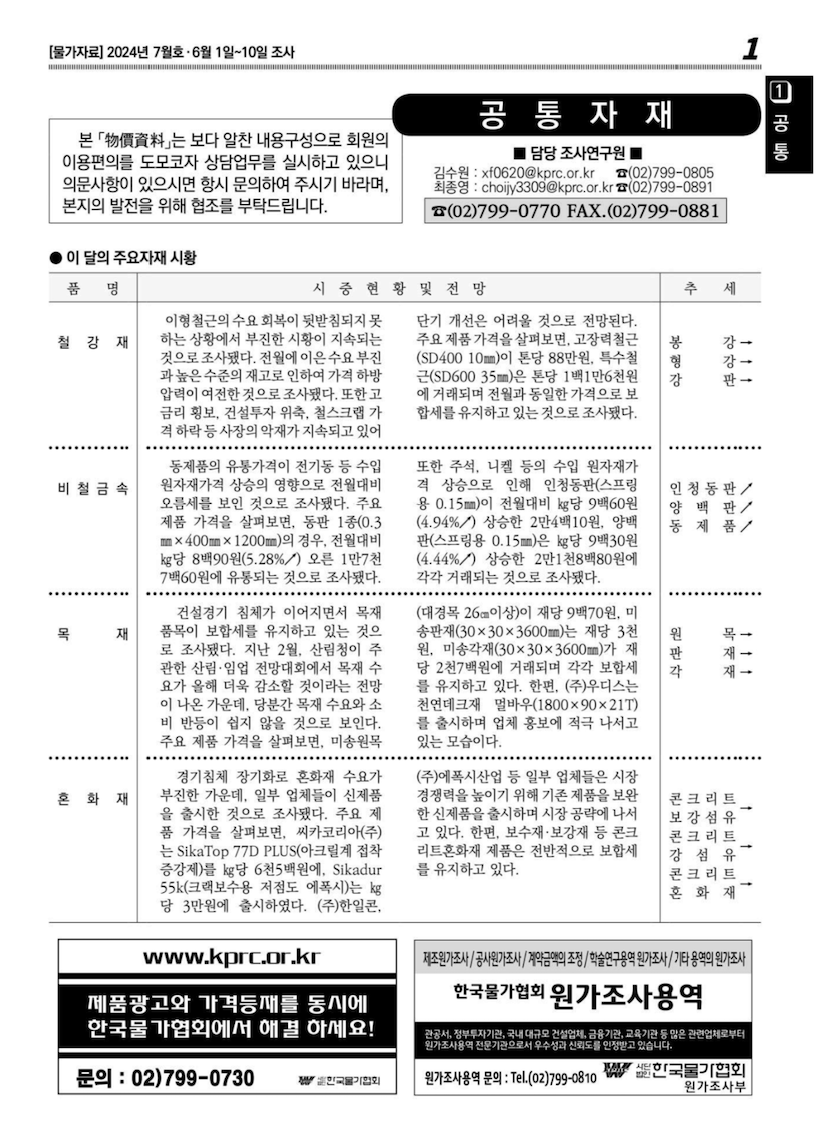
#> input picture OCR/test5.png, 830 x 1132 px, found by its file name
$ python text5.py
#> lines starting #> are read from the running program, lines starting #| are printed output that depends on the picture; after the words box and inside, x2 and y2 are one past the last pixel; in counts of white or black regions, pixels touching at a corner belong together
import cv2
import pytesseract
from pytesseract import Output

# Tesseract의 설치 경로를 지정 (경로는 설치 환경에 따라 다를 수 있습니다)
pytesseract.pytesseract.tesseract_cmd = r'/opt/homebrew/bin/tesseract'

def ocr_image(image_path):
    # 이미지 로드 및 전처리
    img = cv2.imread(image_path)
#> img is the input picture: shape (1132, 830, 3); mean B, G, R 223, 223, 223
    gray = cv2.cvtColor(img, cv2.COLOR_BGR2GRAY)
    thresh = cv2.threshold(gray, 0, 255, cv2.THRESH_BINARY + cv2.THRESH_OTSU)[1]
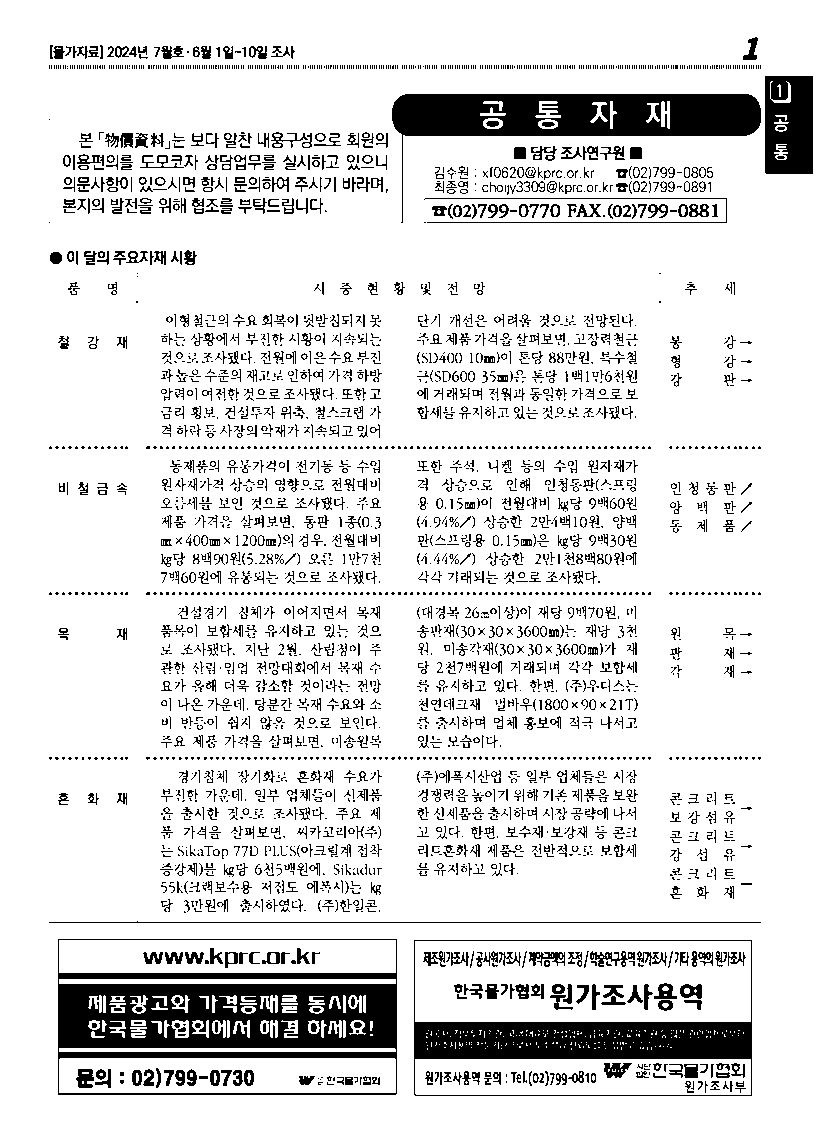
#> thresh: shape (1132, 830); 87.2% white; 3536 black regions (2480 under 20 px), largest, box (x1, y1, x2, y2) and area: (58, 939, 397, 1095) 22307, (392, 94, 761, 223) 13996, (414, 940, 752, 1096) 12905

    # 팽창과 폐쇄를 통한 이미지 개선
    kernel = cv2.getStructuringElement(cv2.MORPH_RECT, (3,3))
    opening = cv2.morphologyEx(thresh, cv2.MORPH_OPEN, kernel, iterations=1)
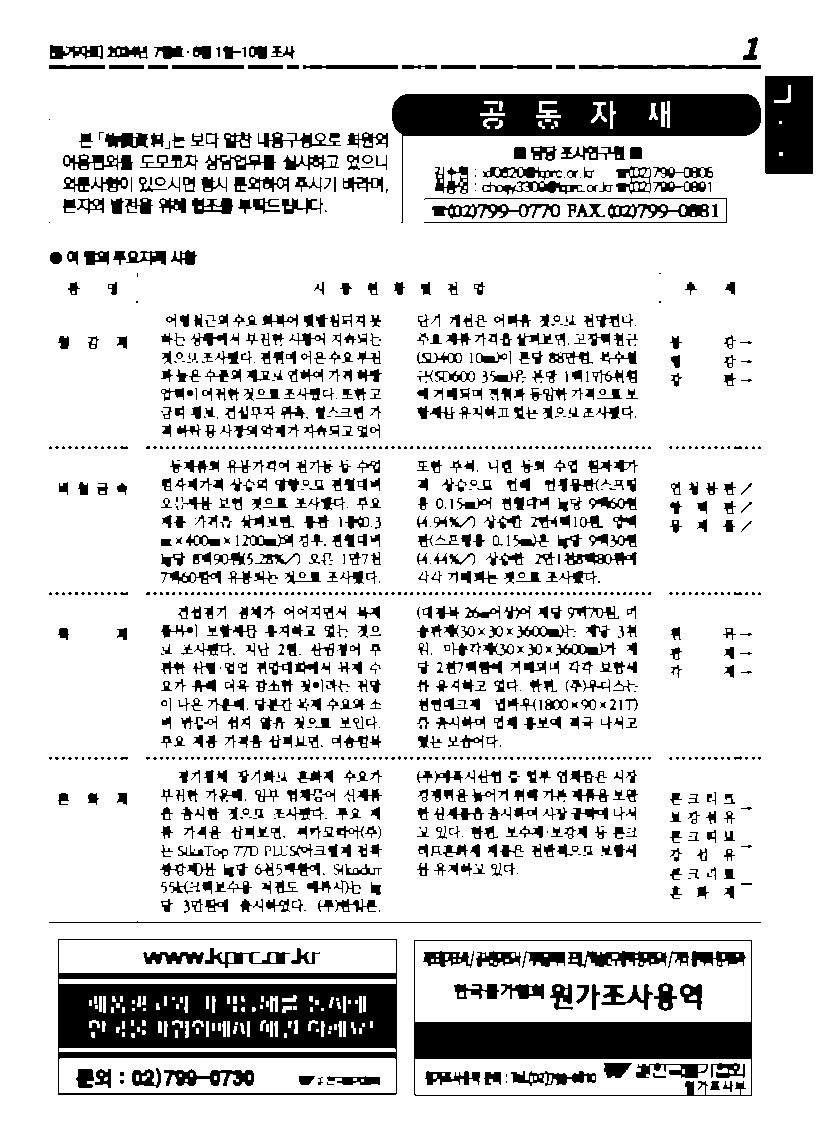
#> opening: shape (1132, 830); 84.3% white; 1358 black regions (507 under 20 px), largest, box (x1, y1, x2, y2) and area: (58, 939, 397, 1095) 24168, (392, 94, 761, 223) 14255, (414, 940, 752, 1096) 13626

    # Tesseract를 사용한 텍스트 인식
    custom_config = r'-l kor --oem 3 --psm 6'
    details = pytesseract.image_to_string(opening, config=custom_config, output_type=Output.DICT)

    print("인식된 텍스트:")
    print(details['text'])

# 이미지 경로
image_path = '/Users/leechanhyeon/Desktop/ocr/test5.png'  # 이미지 경로 지정
ocr_image(image_path)
#> (the call stopped at in ocr_image, `details = pytesseract.image_to_string(opening, config=custom_config, o..`: pytesseract is not available in this run)

$ run again, with OCR/test2.png copied over OCR/test5.png
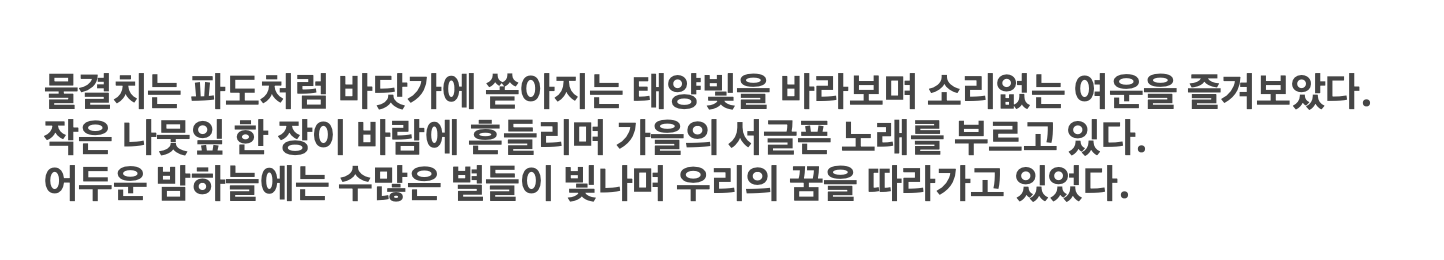
#> input picture OCR/test2.png, 1444 x 260 px, found by its file name
#> in ocr_image, img is the input picture: shape (260, 1444, 3); min 69, max 255, mean 230.5
#> in ocr_image, `thresh = cv2.threshold(gray, 0, 255, cv2.THRESH_BINARY + cv2.THRESH_OT..`:
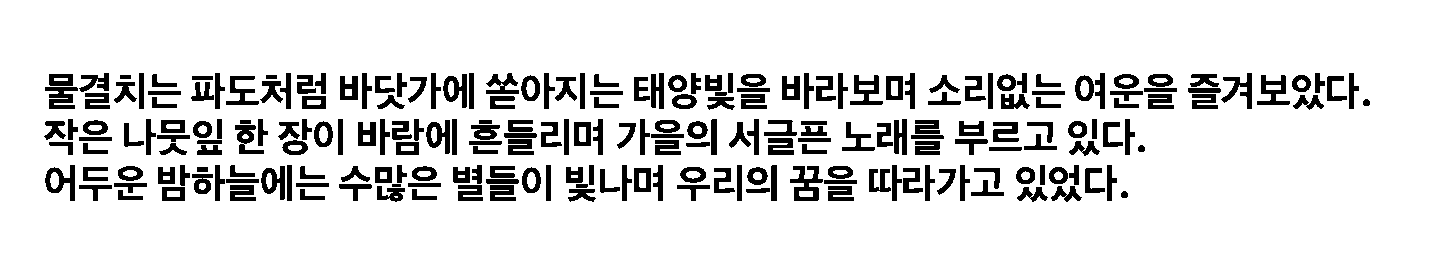
#> thresh: shape (260, 1444); 86.8% white; 234 black regions, largest, box (x1, y1, x2, y2) and area: (790, 166, 823, 201) 605, (45, 165, 75, 201) 482, (850, 75, 883, 105) 476
#> in ocr_image, `opening = cv2.morphologyEx(thresh, cv2.MORPH_OPEN, kernel, iterations=1)`:
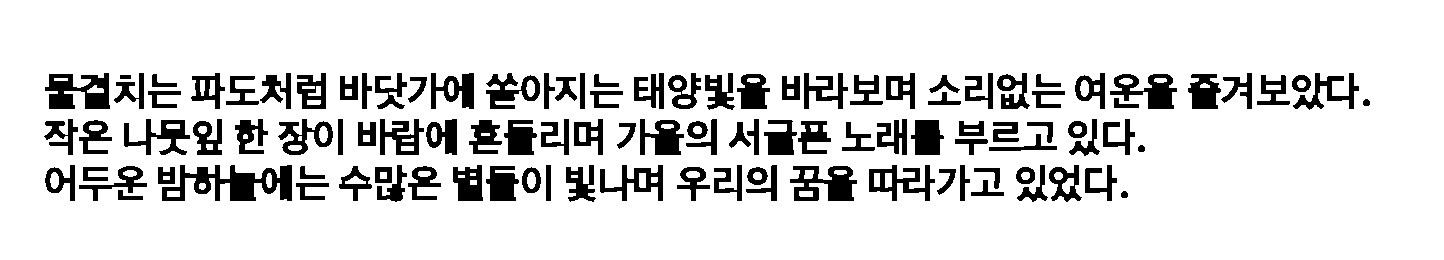
#> opening: shape (260, 1444); 86% white; 110 black regions, largest, box (x1, y1, x2, y2) and area: (162, 165, 292, 201) 2422, (45, 73, 110, 109) 1523, (790, 166, 857, 201) 1409

$ run again, with OCR/test3.png copied over OCR/test5.png
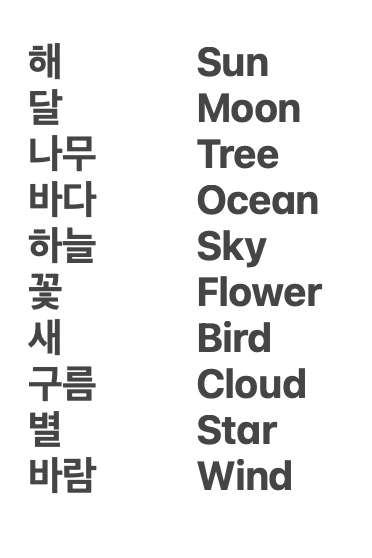
#> input picture OCR/test3.png, 372 x 558 px, found by its file name
#> in ocr_image, img is the input picture: shape (558, 372, 3); mean B, G, R 235.6, 235.6, 235.6
#> in ocr_image, `thresh = cv2.threshold(gray, 0, 255, cv2.THRESH_BINARY + cv2.THRESH_OT..`:
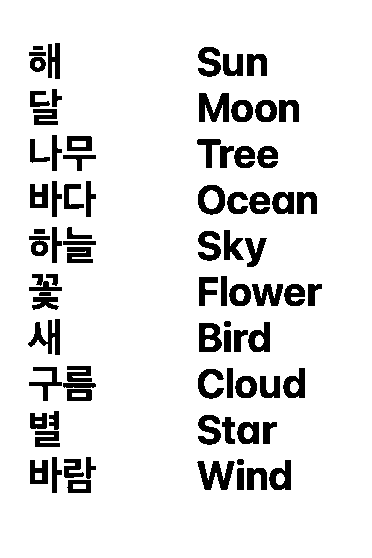
#> thresh: shape (558, 372); 89.5% white; 82 black regions, largest, box (x1, y1, x2, y2) and area: (197, 461, 235, 490) 589, (199, 93, 229, 122) 584, (28, 319, 60, 355) 522
#> in ocr_image, `opening = cv2.morphologyEx(thresh, cv2.MORPH_OPEN, kernel, iterations=1)`:
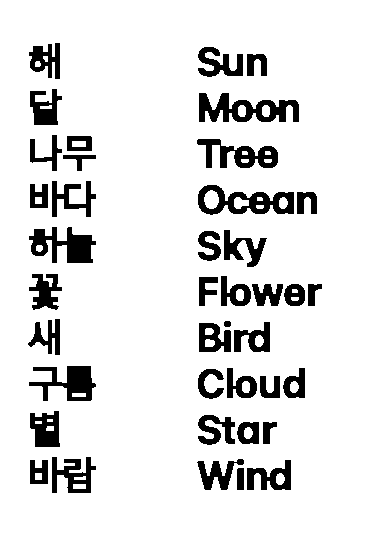
#> opening: shape (558, 372); 89% white; 40 black regions, largest, box (x1, y1, x2, y2) and area: (199, 93, 299, 122) 1588, (198, 185, 294, 215) 1429, (29, 227, 96, 263) 1336

$ run again, with OCR/test.png copied over OCR/test5.png
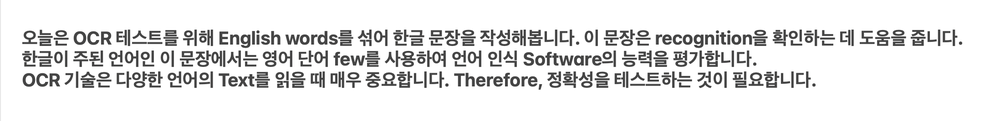
#> input picture OCR/test.png, 1000 x 121 px, shrunk from 2196 x 266 before the run, found by its file name
#> in ocr_image, img is the input picture: shape (121, 1000, 3); mean B, G, R 230.3, 230.3, 230.3
#> in ocr_image, `thresh = cv2.threshold(gray, 0, 255, cv2.THRESH_BINARY + cv2.THRESH_OT..`:
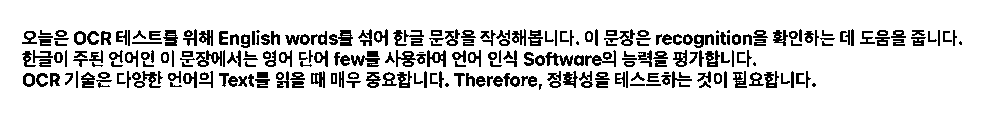
#> thresh: shape (121, 1000); 86.6% white; black in thin lines or dots, all inside (x1, y1, x2, y2) = (22, 29, 962, 90)
#> in ocr_image, `opening = cv2.morphologyEx(thresh, cv2.MORPH_OPEN, kernel, iterations=1)`:
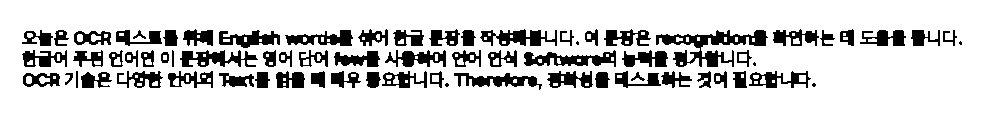
#> opening: shape (121, 1000); 83.4% white; 71 black regions (5 under 20 px), largest, box (x1, y1, x2, y2) and area: (656, 30, 768, 67) 1563, (524, 50, 616, 67) 797, (480, 29, 557, 46) 719
